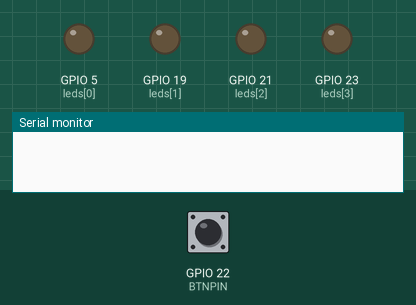
Simulated run of this sketch. Board: ESP32. On the bench: output pins drawn as LEDs (lit = HIGH), the last lines printed to the serial monitor. The test bench sets the inputs (shaded band); at power-on: GPIO 22 (BTNPIN) LOW.

Above: at 1.2 s.
1.3 s: GPIO 22 (BTNPIN) pulled HIGH for 1 s
At 3.0 s:
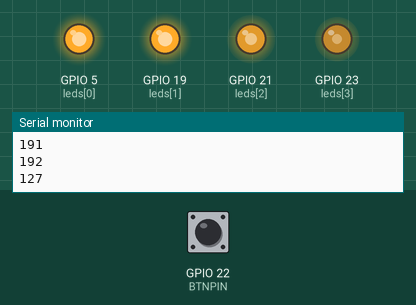
3.8 s: GPIO 22 (BTNPIN) pulled HIGH for 0.15 s
At 4.2 s:
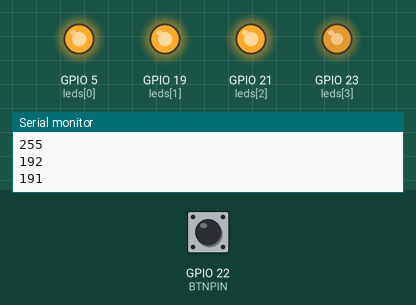
5.4 s: GPIO 22 (BTNPIN) pulled HIGH for 3.2 s
At 6.6 s:
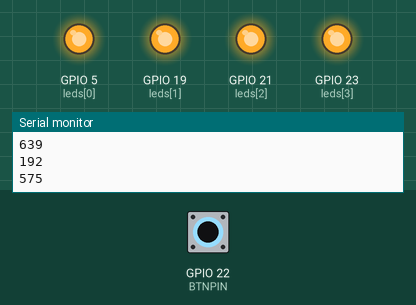
Timing chart, 0 to 8.4 s (numbered marks = the images above; inputs shaded):
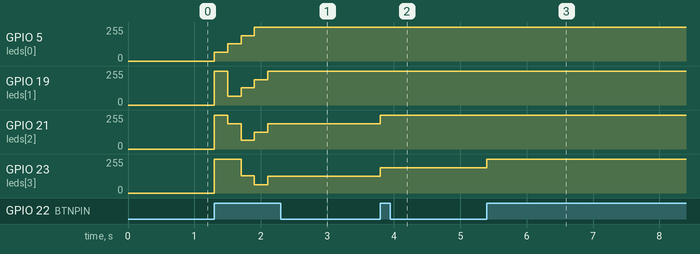

Measured:
- after the input at 1.3 s, GPIO 5 (leds[0]): 0/255 → 64/255 at once, → 128/255 0.20 s later, → 191/255 0.20 s later, → 255/255 0.20 s later; GPIO 19 (leds[1]): 0/255 → 255/255 at once, → 64/255 0.20 s later, → 128/255 0.20 s later, → 190/255 0.20 s later, … (5 changes in this stretch)
- after the input at 3.8 s, GPIO 21 (leds[2]): 190/255 → 255/255 at once; GPIO 23 (leds[3]): 127/255 → 190/255 at once
- after the input at 5.4 s, GPIO 23 (leds[3]): 190/255 → 255/255 at once

The sketch:

4LED_PWM.ino
```cpp
// 17_11_2025 azionamento in PWM di un LED con ESP32

#define FREQ 1000  // frequenza dell'onda rettangolare
#define resolution 8  // risoluzione PWM
#define LED1 5  // il LED è collegato sul GPIO5
#define LED2 19  // il LED è collegato sul GPIO21
#define LED3 21 // il LED è collegato sul GPIO22
#define LED4 23  // il LED è collegato sul GPIO23
#define BTNPIN 22 //Pin del bottone
int luminosità = 0; //Valore di luminosità del LED
int passo = 4;
int leds[] = {5, 19, 21, 23};
int lunghezzaArray = sizeof(leds) / sizeof(leds[0]);


void setup() {
  //Configuro il monitor seriale
  Serial.begin(9600);
  //Configuro il bottone in pulldown
  pinMode(BTNPIN, INPUT_PULLDOWN);
  for (int i = 0; i < lunghezzaArray; i++){
    ledcAttach(leds[i],FREQ, resolution); //collega il canalePWM0 al GPIO 5  usare con le nuove librerie Espressif 3.0
  }
}

void loop() {
  //Leggo il valore del bottone
  bool ValBtn = digitalRead(BTNPIN);
  // Controllo se il bottone è stato premuto
  if (ValBtn){
    //Aumento il valore della luminosità in base alla variabile di controllo
    luminosità += (pow(2, resolution)/passo);
    if (luminosità == pow(2, resolution)){
      luminosità = luminosità -1;
    }

    int lum = 0;

    for (int i = 0; i < lunghezzaArray; i++){
      int diff = (pow(2, resolution)/passo) * i;
      Serial.println(diff);

      if (luminosità > diff){
        lum = luminosità - diff;
        if (lum == pow(2, resolution)){
          lum = lum -1;
        }
      } else {
        lum = pow(2, resolution) - (diff - lum);
        if (lum == pow(2, resolution)){
          lum = lum -1;
        }
      }
      Serial.println(lum);
      ledcWrite(leds[i], lum);
    }

    //Aspetto 200 ms per evitare una lettura multipla della pressione del pulsante
    delay(200);
  }
}
```
